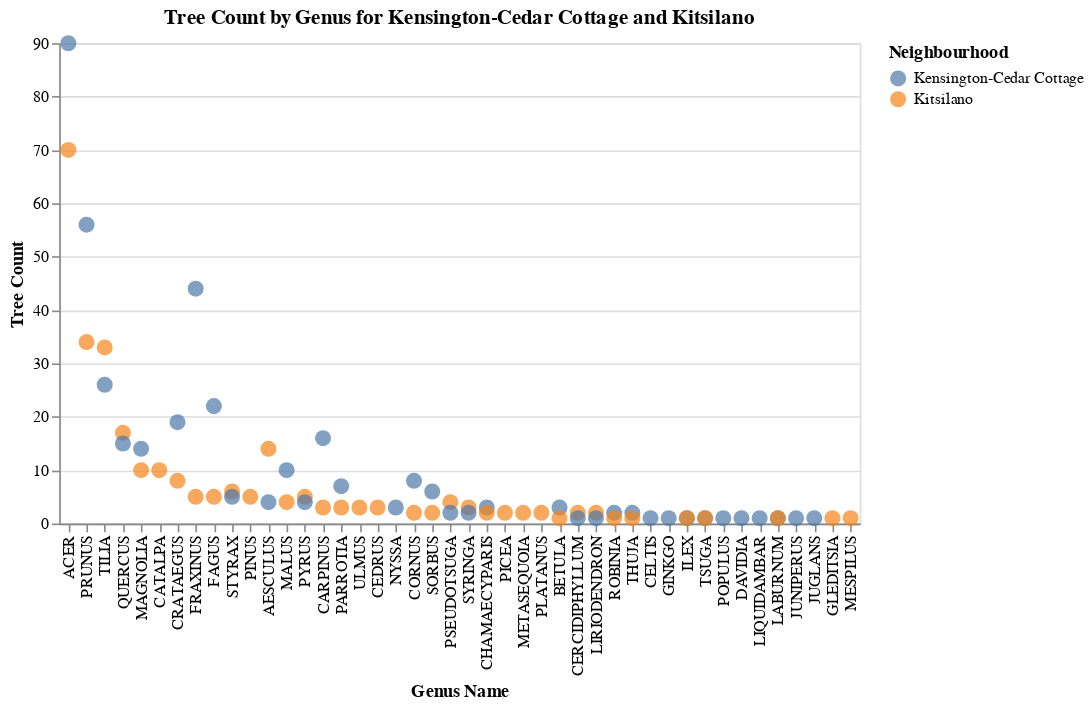

Notebook cell for this chart:
### Code cell
# Create scatterplot
scatter = alt.Chart(grouped).mark_circle(size=100).encode(
    x=alt.X('genus_name:N', title='Genus Name', sort='-y'),
    y=alt.Y('tree_count:Q', title='Tree Count'),
    color=alt.Color('neighbourhood_name:N', title='Neighbourhood'),
    tooltip=['neighbourhood_name', 'genus_name', 'tree_count']
).properties(
    width=500,
    height=300,
    title='Tree Count by Genus for Kensington-Cedar Cottage and Kitsilano'
)

scatter

### Figure 1 — Vega-Lite specification as saved in the notebook (floating-point values rounded to 4 significant figures)
{"config": {"view": {"continuousWidth": 300, "continuousHeight": 300}}, "data": {"name": "data-71daf8747de5054671128f47982a2eb7"}, "mark": {"type": "circle", "size": 100}, "encoding": {"color": {"field": "neighbourhood_name", "title": "Neighbourhood", "type": "nominal"}, "tooltip": [{"field": "neighbourhood_name", "type": "nominal"}, {"field": "genus_name", "type": "nominal"}, {"field": "tree_count", "type": "quantitative"}], "x": {"field": "genus_name", "sort": "-y", "title": "Genus Name", "type": "nominal"}, "y": {"field": "tree_count", "title": "Tree Count", "type": "quantitative"}}, "height": 300, "title": "Tree Count by Genus for Kensington-Cedar Cottage and Kitsilano", "width": 500, "$schema": "https://vega.github.io/schema/vega-lite/v5.20.1.json", "datasets": {"data-71daf8747de5054671128f47982a2eb7": [{"neighbourhood_name": "Kensington-Cedar Cottage", "genus_name": "ACER", "tree_count": 90}, {"neighbourhood_name": "Kitsilano", "genus_name": "ACER", "tree_count": 70}, {"neighbourhood_name": "Kensington-Cedar Cottage", "genus_name": "PRUNUS", "tree_count": 56}, {"neighbourhood_name": "Kensington-Cedar Cottage", "genus_name": "FRAXINUS", "tree_count": 44}, {"neighbourhood_name": "Kitsilano", "genus_name": "PRUNUS", "tree_count": 34}, {"neighbourhood_name": "Kitsilano", "genus_name": "TILIA", "tree_count": 33}, {"neighbourhood_name": "Kensington-Cedar Cottage", "genus_name": "TILIA", "tree_count": 26}, {"neighbourhood_name": "Kensington-Cedar Cottage", "genus_name": "FAGUS", "tree_count": 22}, {"neighbourhood_name": "Kensington-Cedar Cottage", "genus_name": "CRATAEGUS", "tree_count": 19}, {"neighbourhood_name": "Kitsilano", "genus_name": "QUERCUS", "tree_count": 17}, {"neighbourhood_name": "Kensington-Cedar Cottage", "genus_name": "CARPINUS", "tree_count": 16}, {"neighbourhood_name": "Kensington-Cedar Cottage", "genus_name": "QUERCUS", "tree_count": 15}, {"neighbourhood_name": "Kitsilano", "genus_name": "AESCULUS", "tree_count": 14}, {"neighbourhood_name": "Kensington-Cedar Cottage", "genus_name": "MAGNOLIA", "tree_count": 14}, {"neighbourhood_name": "Kitsilano", "genus_name": "CATALPA", "tree_count": 10}, {"neighbourhood_name": "Kitsilano", "genus_name": "MAGNOLIA", "tree_count": 10}, {"neighbourhood_name": "Kensington-Cedar Cottage", "genus_name": "MALUS", "tree_count": 10}, {"neighbourhood_name": "Kitsilano", "genus_name": "CRATAEGUS", "tree_count": 8}, {"neighbourhood_name": "Kensington-Cedar Cottage", "genus_name": "CORNUS", "tree_count": 8}, {"neighbourhood_name": "Kensington-Cedar Cottage", "genus_name": "PARROTIA", "tree_count": 7}, {"neighbourhood_name": "Kensington-Cedar Cottage", "genus_name": "SORBUS", "tree_count": 6}, {"neighbourhood_name": "Kitsilano", "genus_name": "STYRAX", "tree_count": 6}, {"neighbourhood_name": "Kitsilano", "genus_name": "FAGUS", "tree_count": 5}, {"neighbourhood_name": "Kensington-Cedar Cottage", "genus_name": "STYRAX", "tree_count": 5}, {"neighbourhood_name": "Kitsilano", "genus_name": "PYRUS", "tree_count": 5}, {"neighbourhood_name": "Kitsilano", "genus_name": "PINUS", "tree_count": 5}, {"neighbourhood_name": "Kitsilano", "genus_name": "FRAXINUS", "tree_count": 5}, {"neighbourhood_name": "Kensington-Cedar Cottage", "genus_name": "AESCULUS", "tree_count": 4}, {"neighbourhood_name": "Kitsilano", "genus_name": "PSEUDOTSUGA", "tree_count": 4}, {"neighbourhood_name": "Kensington-Cedar Cottage", "genus_name": "PYRUS", "tree_count": 4}, {"neighbourhood_name": "Kitsilano", "genus_name": "MALUS", "tree_count": 4}, {"neighbourhood_name": "Kitsilano", "genus_name": "SYRINGA", "tree_count": 3}, {"neighbourhood_name": "Kitsilano", "genus_name": "ULMUS", "tree_count": 3}, {"neighbourhood_name": "Kensington-Cedar Cottage", "genus_name": "CHAMAECYPARIS", "tree_count": 3}, {"neighbourhood_name": "Kensington-Cedar Cottage", "genus_name": "BETULA", "tree_count": 3}, {"neighbourhood_name": "Kitsilano", "genus_name": "CARPINUS", "tree_count": 3}, {"neighbourhood_name": "Kitsilano", "genus_name": "CEDRUS", "tree_count": 3}, {"neighbourhood_name": "Kitsilano", "genus_name": "PARROTIA", "tree_count": 3}, {"neighbourhood_name": "Kensington-Cedar Cottage", "genus_name": "NYSSA", "tree_count": 3}, {"neighbourhood_name": "Kitsilano", "genus_name": "SORBUS", "tree_count": 2}, {"neighbourhood_name": "Kensington-Cedar Cottage", "genus_name": "PSEUDOTSUGA", "tree_count": 2}, {"neighbourhood_name": "Kitsilano", "genus_name": "PICEA", "tree_count": 2}, {"neighbourhood_name": "Kitsilano", "genus_name": "CERCIDIPHYLLUM", "tree_count": 2}, {"neighbourhood_name": "Kitsilano", "genus_name": "METASEQUOIA", "tree_count": 2}, {"neighbourhood_name": "Kitsilano", "genus_name": "LIRIODENDRON", "tree_count": 2}, {"neighbourhood_name": "Kitsilano", "genus_name": "CHAMAECYPARIS", "tree_count": 2}, {"neighbourhood_name": "Kitsilano", "genus_name": "PLATANUS", "tree_count": 2}, {"neighbourhood_name": "Kensington-Cedar Cottage", "genus_name": "ROBINIA", "tree_count": 2}, {"neighbourhood_name": "Kitsilano", "genus_name": "CORNUS", "tree_count": 2}, {"neighbourhood_name": "Kensington-Cedar Cottage", "genus_name": "SYRINGA", "tree_count": 2}, {"neighbourhood_name": "Kensington-Cedar Cottage", "genus_name": "THUJA", "tree_count": 2}, {"neighbourhood_name": "Kensington-Cedar Cottage", "genus_name": "CERCIDIPHYLLUM", "tree_count": 1}, {"neighbourhood_name": "Kensington-Cedar Cottage", "genus_name": "CELTIS", "tree_count": 1}, {"neighbourhood_name": "Kensington-Cedar Cottage", "genus_name": "GINKGO", "tree_count": 1}, {"neighbourhood_name": "Kensington-Cedar Cottage", "genus_name": "ILEX", "tree_count": 1}, {"neighbourhood_name": "Kitsilano", "genus_name": "BETULA", "tree_count": 1}, {"neighbourhood_name": "Kensington-Cedar Cottage", "genus_name": "TSUGA", "tree_count": 1}, {"neighbourhood_name": "Kensington-Cedar Cottage", "genus_name": "POPULUS", "tree_count": 1}, {"neighbourhood_name": "Kensington-Cedar Cottage", "genus_name": "DAVIDIA", "tree_count": 1}, {"neighbourhood_name": "Kensington-Cedar Cottage", "genus_name": "LIRIODENDRON", "tree_count": 1}, {"neighbourhood_name": "Kensington-Cedar Cottage", "genus_name": "LIQUIDAMBAR", "tree_count": 1}, {"neighbourhood_name": "Kensington-Cedar Cottage", "genus_name": "LABURNUM", "tree_count": 1}, {"neighbourhood_name": "Kensington-Cedar Cottage", "genus_name": "JUNIPERUS", "tree_count": 1}, {"neighbourhood_name": "Kensington-Cedar Cottage", "genus_name": "JUGLANS", "tree_count": 1}, {"neighbourhood_name": "Kitsilano", "genus_name": "GLEDITSIA", "tree_count": 1}, {"neighbourhood_name": "Kitsilano", "genus_name": "ILEX", "tree_count": 1}, {"neighbourhood_name": "Kitsilano", "genus_name": "LABURNUM", "tree_count": 1}, {"neighbourhood_name": "Kitsilano", "genus_name": "MESPILUS", "tree_count": 1}, {"neighbourhood_name": "Kitsilano", "genus_name": "ROBINIA", "tree_count": 1}, {"neighbourhood_name": "Kitsilano", "genus_name": "THUJA", "tree_count": 1}, {"neighbourhood_name": "Kitsilano", "genus_name": "TSUGA", "tree_count": 1}]}}
